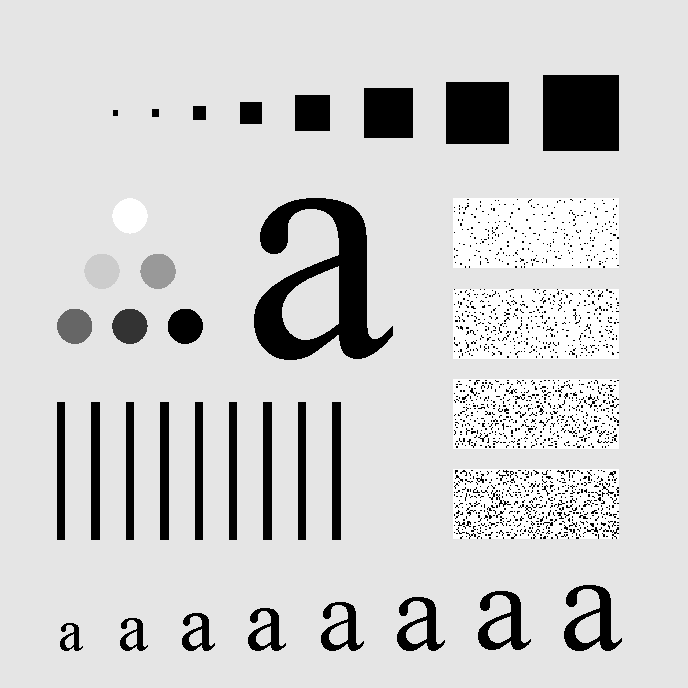
#> input picture original_image/Fig0440.tif, 688 x 688 px
$ python '理想高斯低通滤波器.py'
#> lines starting #> are read from the running program, lines starting #| are printed output that depends on the picture
import numpy as np
import imageio.v2 as imageio
import matplotlib

matplotlib.use('Agg')  # Use 'Agg' backend for saving plots without displaying a window
import matplotlib.pyplot as plt
import os


# --- Helper Functions ---

def to_grayscale(image):
    """
    Converts an image to 8-bit grayscale if it's not already.
    Handles 2D (grayscale), 3D (RGB), and 4D (RGBA) images.
    """
    if len(image.shape) == 2:  # Already 2D grayscale (H, W)
        gray_image = image
    elif len(image.shape) == 3:
        if image.shape[2] == 1:  # 3D grayscale (H, W, 1)
            gray_image = image.squeeze(axis=2)  # Remove the channel dimension
        elif image.shape[2] == 3:  # RGB image (H, W, 3)
            # Convert RGB to grayscale using luminance method
            gray_image = (0.2989 * image[:, :, 0] + 0.5870 * image[:, :, 1] + 0.1140 * image[:, :, 2])
        elif image.shape[2] == 4:  # RGBA image (H, W, 4)
            # Discard alpha channel and convert RGB part to grayscale
            gray_image = (0.2989 * image[:, :, 0] + 0.5870 * image[:, :, 1] + 0.1140 * image[:, :, 2])
        else:
            raise ValueError(f"Unsupported 3D image format with {image.shape[2]} channels.")
    else:
        raise ValueError(f"Unsupported image format with {len(image.shape)} dimensions. Expected 2D or 3D.")

    # Ensure the output is uint8 and scaled correctly
    if gray_image.dtype != np.uint8:
        if np.issubdtype(gray_image.dtype, np.floating):
            gray_image = np.clip(gray_image, 0, 255).astype(np.uint8)
        elif np.issubdtype(gray_image.dtype, np.integer):
            if np.max(gray_image) > 255:
                gray_image = (gray_image / np.max(gray_image) * 255).astype(np.uint8)
            else:
                gray_image = gray_image.astype(np.uint8)
    return gray_image


def pad_image_for_dft(image, padding_mode='reflect'):
    """
    Pads the image to a size suitable for DFT (e.g., 2*M x 2*N).
    Uses 'reflect' mode for padding to avoid dark borders.
    """
    M, N = image.shape
    P, Q = 2 * M, 2 * N  # Double the dimensions

    # Calculate padding amounts
    pad_h = P - M
    pad_w = Q - N

    # Pad the image using specified mode
    # np.pad takes (before, after) for each dimension
    padded_image = np.pad(image, ((0, pad_h), (0, pad_w)), mode=padding_mode)

    return padded_image, (M, N)  # Return padded image and original shape


def create_gaussian_lowpass_filter(shape, D0):
    """
    Creates a Gaussian Lowpass Filter (GLPF) in the frequency domain.
    H(u,v) = exp(-D(u,v)^2 / (2*D0^2)).

    Args:
        shape (tuple): (P, Q) dimensions of the frequency domain.
        D0 (float): Cutoff frequency (standard deviation of the Gaussian).

    Returns:
        np.array: The GLPF filter mask.
    """
    P, Q = shape
    H = np.zeros((P, Q), dtype=float)

    # Center of the frequency rectangle
    center_u, center_v = P / 2, Q / 2

    # Create a grid of distances from the center
    u_coords = np.arange(P) - center_u
    v_coords = np.arange(Q) - center_v
    U, V = np.meshgrid(u_coords, v_coords, indexing='ij')
    D_uv_squared = U ** 2 + V ** 2

    # Apply GLPF formula
    # Avoid division by zero if D0 is 0 (though D0 should be > 0 for a meaningful filter)
    if D0 == 0:
        H = np.ones(shape, dtype=float)  # Pass all frequencies if D0 is 0
    else:
        H = np.exp(-D_uv_squared / (2 * D0 ** 2))

    return H


if __name__ == "__main__":
    # Define input and output directories
    input_dir = "original_image"  # Folder where your original image is located
    output_dir = "output_image"
    os.makedirs(output_dir, exist_ok=True)  # Create output directory if it doesn't exist

    # Image filename to process (Fig 4.44(a) is the same as Fig 4.40(a))
    image_filename = "Fig0440.tif"
    image_path = os.path.join(input_dir, image_filename)
    base_name = os.path.splitext(image_filename)[0]

    print(f"\nProcessing image: {image_filename}")

    # 1. Read and convert image to 8-bit grayscale
    try:
        original_image_raw = imageio.imread(image_path)
#> original_image_raw is the input picture: shape (688, 688); min 0, max 255, mean 207.3
        original_image = to_grayscale(original_image_raw)
        print(f"Successfully loaded and converted '{image_filename}' to 8-bit grayscale.")
    except FileNotFoundError:
        print(f"Error: Image file '{image_path}' not found.")
        print("Please ensure the image file is in the 'original_image' directory or provide the full path.")
        print("Creating a random 8-bit grayscale image for demonstration.")
        original_image = np.random.randint(0, 256, size=(688, 688), dtype=np.uint8)  # Use 688x688 for demo
    except ValueError as e:
        print(f"Error processing '{image_filename}': {e}")
        print("Creating a random 8-bit grayscale image for demonstration.")
        original_image = np.random.randint(0, 256, size=(688, 688), dtype=np.uint8)  # Use 688x688 for demo

    # Store original image shape for cropping later
    original_M, original_N = original_image.shape
#> original_M = 688; original_N = 688

    # 2. Pad the image for DFT using 'reflect' mode
    padded_image, _ = pad_image_for_dft(original_image, padding_mode='reflect')
#> in pad_image_for_dft, `padded_image = np.pad(image, ((0, pad_h), (0, pad_w)), mode=padding_mo..`:
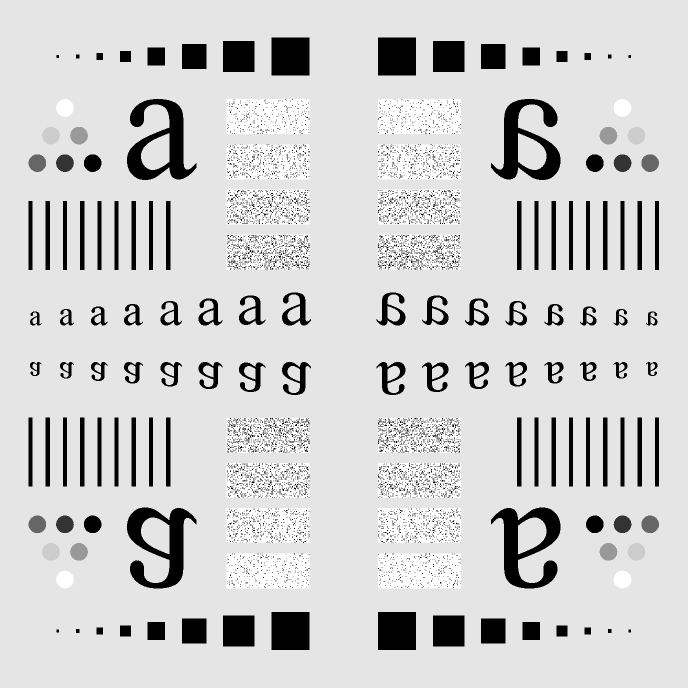
#> padded_image: shape (1376, 1376) (shown at 1/2 size); min 0, max 255, mean 207.3
    P, Q = padded_image.shape
#> P = 1376; Q = 1376
    print(f"Image padded from {original_M}x{original_N} to {P}x{Q} using 'reflect' mode.")
#| Image padded from 688x688 to 1376x1376 using 'reflect' mode.

    # 3. Compute 2D DFT and center it
    dft_original = np.fft.fft2(padded_image.astype(float))
    centered_dft = np.fft.fftshift(dft_original)
    print("Computed and centered DFT.")

    # Define cutoff frequencies D0 as per textbook Fig 4.40 (radii 10, 30, 60, 160, 460)
    # These D0 values are used directly for GLPF.
    D0_values = [10, 30, 60, 160, 460]

    filtered_images = {}

    # 4. Apply GLPF for each D0
    for D0 in D0_values:
        print(f"Applying Gaussian Lowpass Filter with D0 = {D0}...")

        # Create GLPF mask
        H = create_gaussian_lowpass_filter((P, Q), D0)

        # Apply filter in frequency domain
        filtered_dft = centered_dft * H

        # Compute inverse DFT and shift back
        idft_shifted = np.fft.ifftshift(filtered_dft)
        filtered_image_complex = np.fft.ifft2(idft_shifted)

        # Take the real part and crop to original size
        filtered_image = np.real(filtered_image_complex)[0:original_M, 0:original_N]

        # Scale to 0-255 and convert to uint8
        filtered_image = np.clip(filtered_image, 0, 255).astype(np.uint8)
        filtered_images[D0] = filtered_image
        print(f"Finished GLPF with D0={D0}.")
#> this loop made 5 passes
#> pass 1, `filtered_image = np.real(filtered_image_complex)[0:original_M, 0:origi..`:
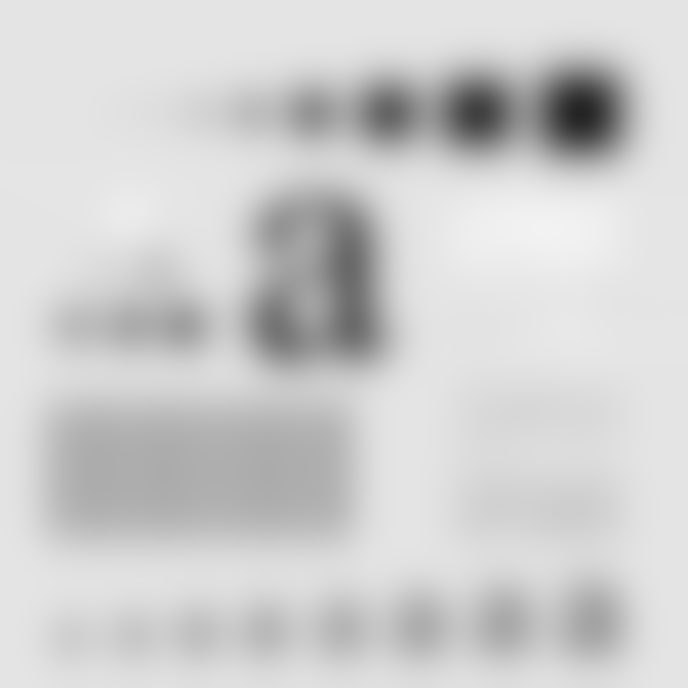
#> filtered_image: shape (688, 688) float64; min 36.23, max 242.4, mean 207.3
#> pass 2, `filtered_image = np.real(filtered_image_complex)[0:original_M, 0:origi..`:
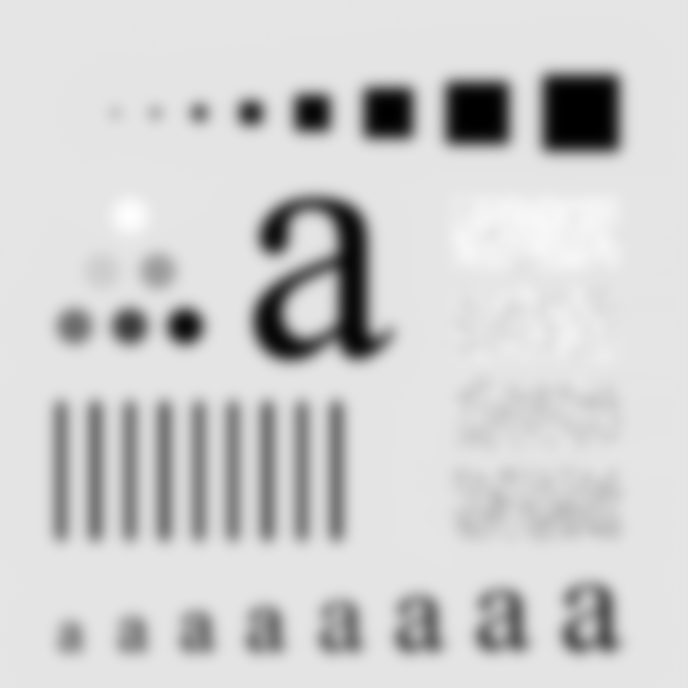
#> filtered_image: shape (688, 688) float64; min 9.24e-05, max 253.5, mean 207.3
#> after the loop, filtered_images = 5 items

    # --- Visualization (Matching Fig 4.44(a) to (f)) ---
    # We have 1 original + 5 filtered images = 6 images. A 2x3 layout is suitable.
    plt.figure(figsize=(18, 12))
    plt.suptitle(f'Gaussian Lowpass Filtering Results for {image_filename}', fontsize=16)

    # Subplot 1: Original Image (Fig 4.44(a))
    plt.subplot(2, 3, 1)
    plt.imshow(original_image, cmap='gray', vmin=0, vmax=255)
    plt.title('a) Original Image')
    plt.axis('off')

    # Subplots 2-6: Filtered Images (Fig 4.44(b) to (f))
    # The textbook labels are b, c, d, e, f.
    # We will map:
    # subplot 2 -> D0=10 (b)
    # subplot 3 -> D0=30 (c)
    # subplot 4 -> D0=60 (d)
    # subplot 5 -> D0=160 (e)
    # subplot 6 -> D0=460 (f)

    subplot_labels = ['b', 'c', 'd', 'e', 'f']
    for i, D0 in enumerate(D0_values):
        plt.subplot(2, 3, i + 2)  # Start from subplot 2
        plt.imshow(filtered_images[D0], cmap='gray', vmin=0, vmax=255)
        plt.title(f'{subplot_labels[i]}) GLPF (D0={D0})')
        plt.axis('off')

    plt.tight_layout(rect=[0, 0.03, 1, 0.95])  # Adjust layout to prevent title overlap

    # --- Save Visualization and Individual Images ---
    # Save the combined visualization figure
    combined_output_path = os.path.join(output_dir, f"{base_name}_glpf_results_combined.png")
    plt.savefig(combined_output_path, bbox_inches='tight')
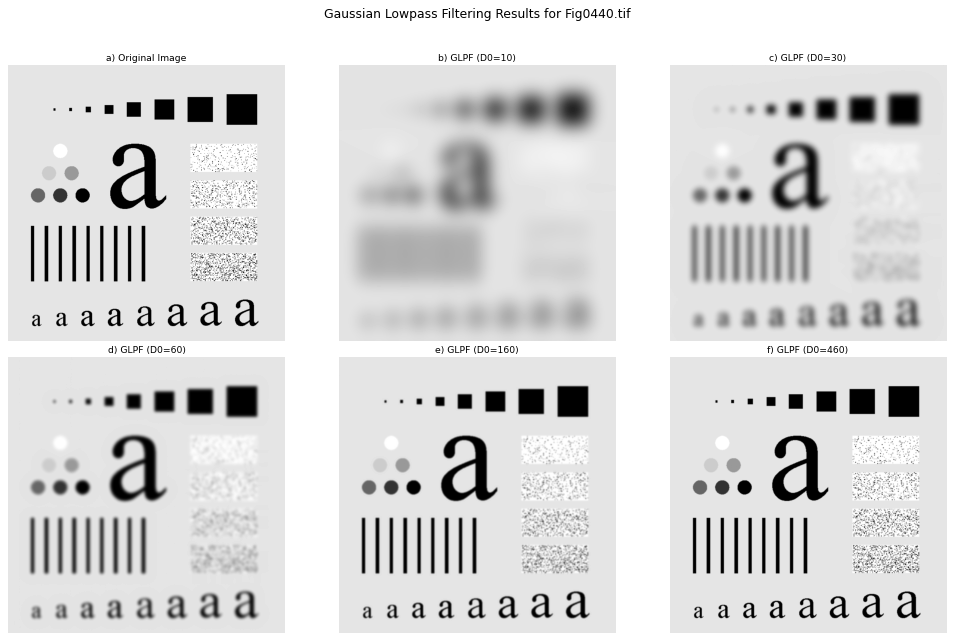
#> figure drawn by matplotlib, 6 panels
    print(f"Combined visualization saved to: {combined_output_path}")
    plt.close()  # Close the plot to free memory

    # Save individual filtered images
    for D0, img in filtered_images.items():
        filtered_image_path = os.path.join(output_dir, f"{base_name}_glpf_D0_{D0}.tif")
        imageio.imwrite(filtered_image_path, img)
        print(f"GLPF filtered image (D0={D0}) saved to: {filtered_image_path}")
#> this loop made 5 passes
#> D0 on passes 1 to 5: 10, 30, 60, 160, 460
#| GLPF filtered image (D0=10) saved to: output_image/Fig0440_glpf_D0_10.tif
#| GLPF filtered image (D0=30) saved to: output_image/Fig0440_glpf_D0_30.tif
#| GLPF filtered image (D0=60) saved to: output_image/Fig0440_glpf_D0_60.tif
#| GLPF filtered image (D0=160) saved to: output_image/Fig0440_glpf_D0_160.tif
#| GLPF filtered image (D0=460) saved to: output_image/Fig0440_glpf_D0_460.tif

    print("\nImage processing complete.")
